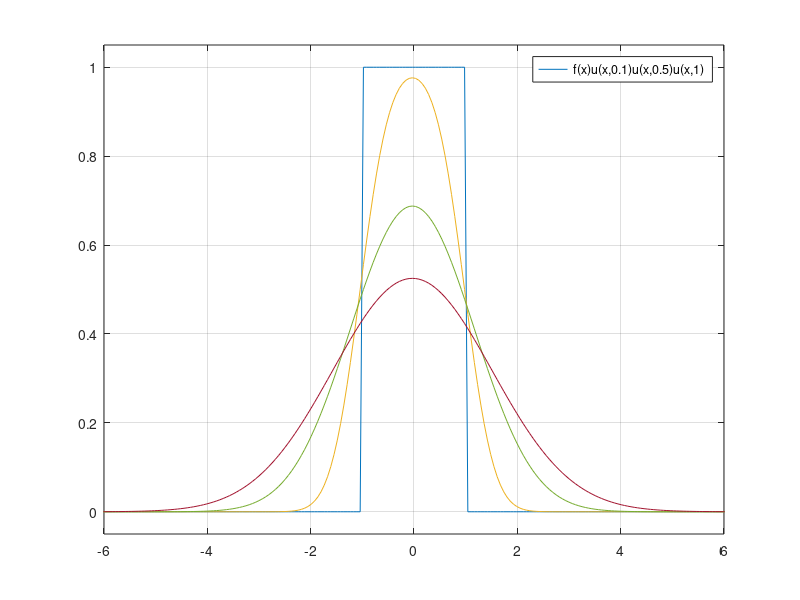

The MATLAB script that drew this image:
%% Solutions to heat equation
%% Figure 2.1

f = @(x) abs(x)<=1;
p = @(x,t) 1./sqrt(4*pi*t).*exp(-(x.^2)./(4*t)); % Poisson Kernel

xh = linspace(-2*pi,2*pi,200);

plot(xh,f(xh),LineWidth=1.3);
hold on; grid on;

for i=[0.1,0.5,1]
    disp(i);
    uh = conv(f(xh),p(xh,i),"same")*(xh(2)-xh(1));
    plot(xh,uh,LineWidth=1.3);
end

legend(["f(x)","u(x,0.1)","u(x,0.5)","u(x,1)"]);
xlim([-6,6]);
ylim([-0.05,1.05]);